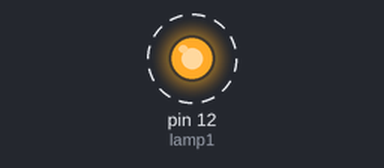
Recording of a sketch running on a simulated Arduino Uno, built with avr-gcc and run on an emulated ATmega328P. Shown: output pins drawn as LEDs (lit = HIGH). Dashed ring = blinking.

Above: at 0.5 s.
Timing chart, 0 to 4.6 s (numbered marks = the images above):
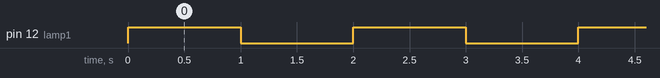

Measured:
- by itself, pin 12 (lamp1): alternates HIGH for 1.0 s and LOW for 1.0 s

The sketch:

CodePraktikum2.3.ino
```cpp
// Definisi nomor pin
const int lamp1 = 12;


void setup() {
  // Mengatur semua pin sebagai OUTPUT
  pinMode(lamp1, OUTPUT);

}

void loop() {
  // Menyalakan semua lampu
  digitalWrite(lamp1, HIGH);


  // Tunggu selama 1 detik
  delay(1000);

  // Mematikan semua lampu
  digitalWrite(lamp1, LOW);


  // Tunggu selama 1 detik
  delay(1000);
}
```
